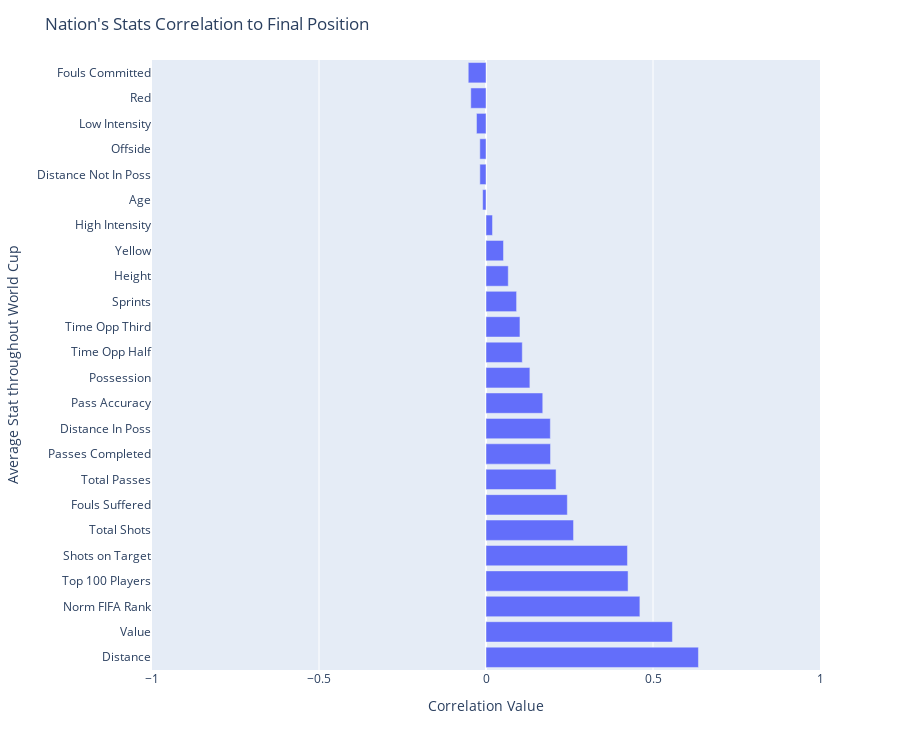

Here is the notebook cell this chart was saved with:
### Code cell
# Visualize Correlations: Nation's final position against average stats

columnsToIgnore = ["Final Position", "Norm Final Position", "FIFA Rank", "Goals Scored", "Goals Against"]
correlations = dict()
for feat in nationsDf_18:
    if feat not in columnsToIgnore:
        correlations[feat] = nationsDf_18[feat].corr(nationsDf_18["Norm Final Position"])

correlations = dict(sorted(correlations.items(), key=lambda k: k[1], reverse=True))
corrDf = pd.DataFrame.from_dict(correlations, orient='index', columns=["corr value"])

fig = px.bar(corrDf, x=corrDf.columns[0], y=corrDf.index, orientation='h', height=750)
fig.update_layout(title="Nation's Stats Correlation to Final Position",
                  xaxis_title="Correlation Value",
                  yaxis_title="Average Stat throughout World Cup",
                  xaxis=dict(range=[-1, 1]))

### Figure 1 — Plotly figure (JSON) as saved in the notebook; plotly's stock layout.template omitted (floating-point values rounded to 4 significant figures)
{"data": [{"alignmentgroup": "True", "hoverlabel": {"namelength": 0}, "hovertemplate": "corr value=%{x}<br>y=%{y}", "legendgroup": "", "marker": {"color": "#636efa"}, "name": "", "offsetgroup": "", "orientation": "h", "showlegend": false, "textposition": "auto", "type": "bar", "x": [0.6361, 0.5582, 0.4607, 0.4254, 0.4235, 0.2621, 0.2435, 0.2098, 0.1932, 0.1926, 0.1699, 0.1314, 0.1086, 0.1017, 0.09154, 0.06662, 0.05237, 0.01949, -0.01007, -0.01841, -0.01851, -0.02848, -0.04557, -0.05317], "xaxis": "x", "y": ["Distance", "Value", "Norm FIFA Rank", "Top 100 Players", "Shots on Target", "Total Shots", "Fouls Suffered", "Total Passes", "Passes Completed", "Distance In Poss", "Pass Accuracy", "Possession", "Time Opp Half", "Time Opp Third", "Sprints", "Height", "Yellow", "High Intensity", "Age", "Distance Not In Poss", "Offside", "Low Intensity", "Red", "Fouls Committed"], "yaxis": "y"}], "layout": {"barmode": "relative", "height": 750, "legend": {"tracegroupgap": 0}, "margin": {"t": 60}, "title": {"text": "Nation's Stats Correlation to Final Position"}, "xaxis": {"anchor": "y", "domain": [0, 1], "range": [-1, 1], "title": {"text": "Correlation Value"}}, "yaxis": {"anchor": "x", "domain": [0, 1], "title": {"text": "Average Stat throughout World Cup"}}}}
